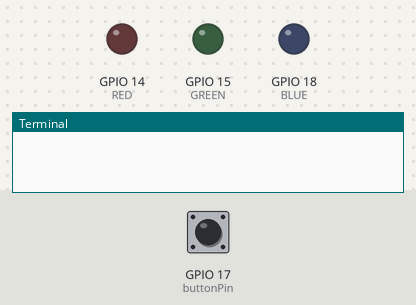
Bench run of a program on a simulated Raspberry Pi (BCM pin numbers). Parts: output pins drawn as LEDs (lit = HIGH), the last lines printed to the terminal. The inputs (shaded band) are chosen by the test bench; at power-on: GPIO 17 (buttonPin) HIGH.

Above: at 1.2 s.
1.3 s: GPIO 17 (buttonPin) pulled LOW for 0.5 s
At 2.9 s:
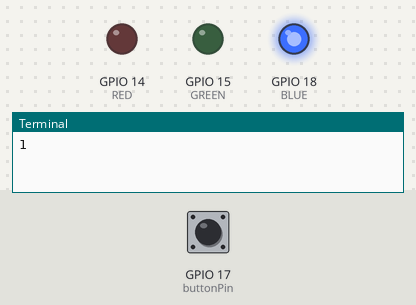
Timing chart, 0 to 4.4 s (numbered marks = the images above; inputs shaded):
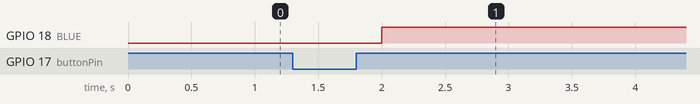

Measured:
- after the input at 1.3 s, GPIO 18 (BLUE): LOW → HIGH after 0.70 s

The program:

button_led.py
```python
import RPi.GPIO as GPIO
import time

RED = 14
GREEN = 15
BLUE = 18
buttonPin = 17

buttonCnt = 0

GPIO.setmode(GPIO.BCM)
GPIO.setup(buttonPin, GPIO.IN)
GPIO.setup(RED, GPIO.OUT)
GPIO.setup(GREEN, GPIO.OUT)
GPIO.setup(BLUE, GPIO.OUT)

last_button_state = GPIO.HIGH

try:
	while True:
		button_state = GPIO.input(buttonPin)
		time.sleep(0.2)

		if (button_state == GPIO.LOW and last_button_state == GPIO.HIGH):
			buttonCnt += 1
			print(buttonCnt)
			time.sleep(0.2)

		if (buttonCnt == 1):
			GPIO.output(BLUE, GPIO.HIGH)
		elif (buttonCnt == 2):
			GPIO.output(RED, GPIO.LOW)
		elif (buttonCnt == 3):
			GPIO.output(RED, GPIO.HIGH)
			GPIO.output(GREEN, GPIO.LOW)
		elif (buttonCnt == 4):
			GPIO.output(GREEN, GPIO.HIGH)
			GPIO.output(BLUE, GPIO.LOW)
			buttonCnt = 0

		last_button_state = button_state
		time.sleep(0.2)
except KeyboardInterrupt:
	GPIO.cleanup()
```
